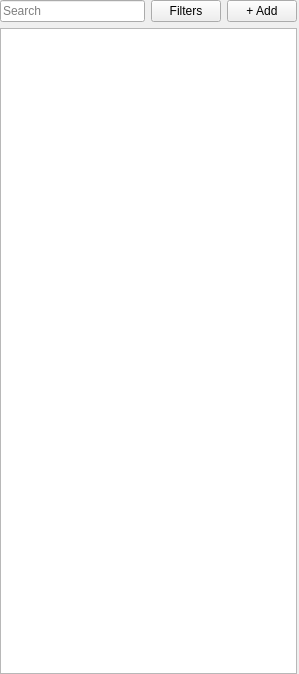
<?xml version="1.0" encoding="UTF-8"?>
<ui version="4.0">
 <class>ATLControlsPanel</class>
 <widget class="QWidget" name="ATLControlsPanel">
  <property name="geometry">
   <rect>
    <x>0</x>
    <y>0</y>
    <width>299</width>
    <height>674</height>
   </rect>
  </property>
  <property name="windowTitle">
   <string>ATL Controls Panel</string>
  </property>
  <property name="icon" stdset="0">
   <iconset resource="AudioControlsEditorUI.qrc">
    <normaloff>:/AudioControlsEditor/Icons/Load_Icon.png</normaloff>:/AudioControlsEditor/Icons/Load_Icon.png</iconset>
  </property>
  <property name="text" stdset="0">
   <string>Reload</string>
  </property>
  <layout class="QVBoxLayout" name="verticalLayout">
   <property name="leftMargin">
    <number>0</number>
   </property>
   <property name="topMargin">
    <number>0</number>
   </property>
   <property name="rightMargin">
    <number>2</number>
   </property>
   <property name="bottomMargin">
    <number>0</number>
   </property>
   <item>
    <layout class="QHBoxLayout" name="horizontalLayout_27" stretch="1,0,0">
     <item>
      <widget class="QLineEdit" name="m_pTextFilter">
       <property name="accessibleName">
        <string>Search</string>
       </property>
       <property name="toolTip">
        <string>Show only controls with this name</string>
       </property>
       <property name="alignment">
        <set>Qt::AlignLeading|Qt::AlignLeft|Qt::AlignVCenter</set>
       </property>
       <property name="placeholderText">
        <string>Search</string>
       </property>
      </widget>
     </item>
     <item>
      <widget class="QPushButton" name="m_pFiltersButton">
       <property name="enabled">
        <bool>true</bool>
       </property>
       <property name="sizePolicy">
        <sizepolicy hsizetype="Minimum" vsizetype="Fixed">
         <horstretch>0</horstretch>
         <verstretch>0</verstretch>
        </sizepolicy>
       </property>
       <property name="maximumSize">
        <size>
         <width>70</width>
         <height>16777215</height>
        </size>
       </property>
       <property name="toolTip">
        <string>Filter controls by type</string>
       </property>
       <property name="text">
        <string>Filters</string>
       </property>
       <property name="checkable">
        <bool>false</bool>
       </property>
       <property name="flat">
        <bool>false</bool>
       </property>
      </widget>
     </item>
     <item>
      <widget class="QPushButton" name="m_pAddButton">
       <property name="maximumSize">
        <size>
         <width>70</width>
         <height>16777215</height>
        </size>
       </property>
       <property name="toolTip">
        <string>Add new folder or control</string>
       </property>
       <property name="text">
        <string>+ Add</string>
       </property>
      </widget>
     </item>
    </layout>
   </item>
   <item>
    <widget class="QAudioControlsTreeView" name="m_pATLControlsTree">
     <property name="editTriggers">
      <set>QAbstractItemView::EditKeyPressed|QAbstractItemView::SelectedClicked</set>
     </property>
     <property name="dragEnabled">
      <bool>true</bool>
     </property>
     <property name="dragDropMode">
      <enum>QAbstractItemView::DragDrop</enum>
     </property>
     <property name="defaultDropAction">
      <enum>Qt::MoveAction</enum>
     </property>
     <property name="selectionMode">
      <enum>QAbstractItemView::ExtendedSelection</enum>
     </property>
     <property name="sortingEnabled">
      <bool>true</bool>
     </property>
     <attribute name="headerVisible">
      <bool>false</bool>
     </attribute>
    </widget>
   </item>
  </layout>
 </widget>
 <customwidgets>
  <customwidget>
   <class>QAudioControlsTreeView</class>
   <extends>QTreeView</extends>
   <header>QAudioControlTreeWidget.h</header>
  </customwidget>
 </customwidgets>
 <resources>
  <include location="AudioControlsEditorUI.qrc"/>
 </resources>
 <connections/>
 <slots>
  <signal>CurrentControlNameChanged(QString)</signal>
  <signal>CurrentControlEditingFinished()</signal>
  <slot>Reload()</slot>
  <slot>SelectedInternalControlChanged(QTreeWidgetItem*,QTreeWidgetItem*)</slot>
  <slot>UpdateAddConnectionMenu(int)</slot>
  <slot>SelectedConnectionChanged(QListWidgetItem*,QListWidgetItem*)</slot>
  <slot>Save()</slot>
  <slot>NewLibrary()</slot>
  <slot>CreateSwitchControl()</slot>
  <slot>CreateTriggerControl()</slot>
  <slot>CreateRTPCControl()</slot>
  <slot>AddEnvironmentsLibrary()</slot>
  <slot>CreateEnvironmentsControl()</slot>
  <slot>UpdateSelectedConnection()</slot>
  <slot>AddPreloadLibrary()</slot>
  <slot>CreatePreloadControl()</slot>
  <slot>CurrentConnectionGroupChanged(QString)</slot>
  <slot>SetScopeForCurrentControl(QString)</slot>
  <slot>SetSelectedControlName(QString)</slot>
  <slot>SetAutoLoadForCurrentControl(bool)</slot>
  <slot>UpdateControlData()</slot>
  <slot>ShowExtraColumns(bool)</slot>
 </slots>
</ui>
